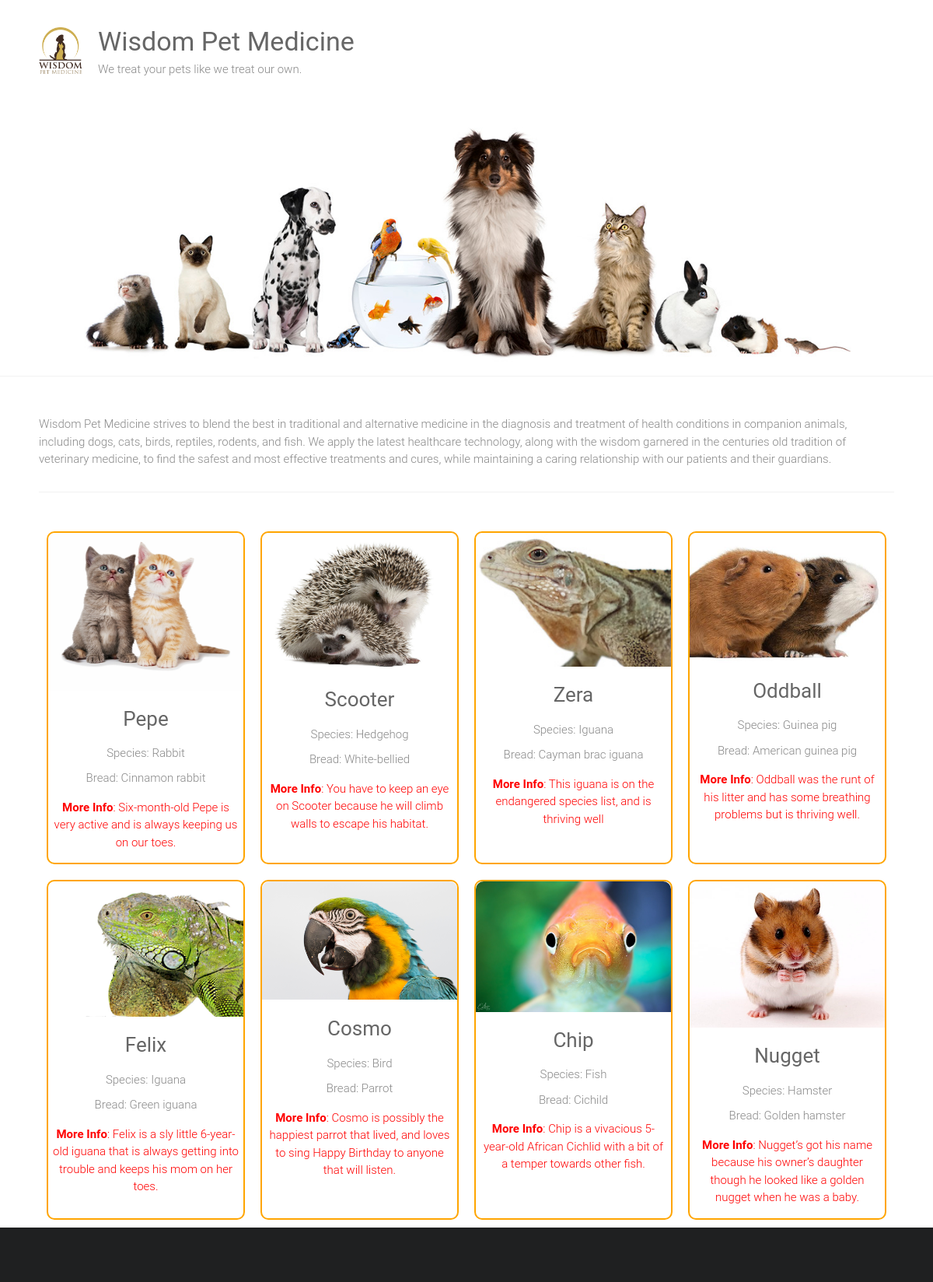
The page / on the database its author committed.
### adoptions/models.py (models this page shows)
class Pet(models.Model):
    SEX_CHOICES = [('M', 'Male'), ('F', 'Female')]
    name = models.CharField(max_length=100)
    submitter = models.CharField(max_length=100)
    species = models.CharField(max_length=30)
    breed = models.CharField(max_length=30, blank=True)
    description = models.TextField()
    sex = models.CharField(choices=SEX_CHOICES, max_length=1, blank=True)
    submission_date = models.DateTimeField()
    age = models.IntegerField(null=True)
    vaccinations = models.ManyToManyField('Vaccine', blank=True)
    image = models.ImageField(upload_to='pet_image', blank=True, default='defaultPetPic.png')

### adoptions/views.py (the view)
# urls.py: url(r'^$', views.home, name='home'),
def home(request):
    pets = Pet.objects.all()
    return render(request, 'home.html', {'pets': pets})

### adoptions/templates/home.html
{% extends "base.html" %}
{% load static %}
{% block content %}
<ul class="list">
    {% for pet in pets %}
    <li class="list-item">
        <div class="list-content">
                {% if pet.image %}
                    <img src="{{ pet.image.url }}" alt="petImage" width="120" height="120">
                {% else %}
                    <img src="{% static 'images/defaultPetPic.png' %}" alt="Default-pet-Image" width="120" height="120">
                {% endif %}
                    <div class="petname">
                        <a href="{% url 'pet_detail' pet.id %}">
                            <h3>{{pet.name|capfirst}}</h3>
                        </a>
                        <p>Species: {{ pet.species }}</p>
                        {% if pet.breed %}
                            <p>Bread: {{pet.breed }}</p>
                        {% endif %}
                        <p class="moreInfo">  <strong>More Info</strong>: {{pet.description }}</p>
                    </div>
        </div>
    </li>
    {% endfor %}
</ul>
{%  endblock %}

### adoptions/templates/base.html (shortened to what this page needs)
{% load static %}
{% load staticfiles %}
<html lang="en-US">
    <head>
        <link rel="stylesheet" id="ample-style-css" href="{% static 'style.css' %}" type="text/css" media="all">
        <link rel="stylesheet"  href="{% static 'grid_Cards.css' %}" type="text/css" media="all">
    </head>
    <body class="wide">
        <div id="page" class="hfeed site">
            <header>
                <div class="header">
                    <div class="main-head-wrap inner-wrap clearfix">
                        <div id="header-logo-image">
                            <a href="/">
                                <img src="{% static 'images/logo.png' %}" alt="Wisdom Pet Medicine">
                            </a>
                        </div>
                        <div id="header-text" class="">
                            <h1 id="site-title">
                                <a href="/" title="Wisdom Pet Medicine" rel="home">Wisdom Pet Medicine</a>
                            </h1>
                            <p>We treat your pets like we treat our own.</p>
                        </div>
                    </div>
                    <img src="{% static 'images/header.jpg' %}" alt="Wisdom Pet Medicine">
                </div>
            </header>
            <div class="main-wrapper">
                <div class="single-page clearfix">
                    <div class="inner-wrap">
                        <p>Wisdom Pet Medicine strives to blend the best in traditional and alternative medicine in the diagnosis and treatment of health conditions in companion animals, including dogs, cats, birds, reptiles, rodents, and fish. We apply the latest healthcare technology, along with the wisdom garnered in the centuries old tradition of veterinary medicine, to find the safest and most effective treatments and cures, while maintaining a caring relationship with our patients and their guardians.</p>
                        <hr>
                        <div>
                            {% block content %}
                            {% endblock %}
                        </div>
                    </div>
                </div>
            </div>
            <footer id="colophon">
            </footer>
        </div>
    </body>
</html>

### static/style.css (style rules this page uses)
html, body, div, span, applet, object, iframe, h1, h2, h3, h4, h5, h6, p, blockquote, pre, a, abbr, acronym, address, big, cite, code, del, dfn, em, font, ins, kbd, q, s, samp, small, strike, strong, sub, sup, tt, var, dl, dt, dd, ol, ul, li, fieldset, form, label, legend, table, caption, tbody, tfoot, thead, tr, th, td { border: 0; font: inherit; font-size: 100%; font-style: inherit; font-weight: inherit; margin: 0; outline: 0; padding: 0; vertical-align: baseline; }
html { display: flex; flex-wrap: wrap; overflow-y: scroll; -webkit-text-size-adjust: 100%; -ms-text-size-adjust: 100%; }
article, aside, details, figcaption, figure, footer, header, main, nav, section { display: block; }
h1, h2, h3, h4, h5, h6 { color: #666666; line-height: 1.4; padding-bottom: 15px; font-weight: normal; }
h1 { font-size: 30px; }
h3 { font-size: 26px; }
body, button, input, select, textarea { color: #888888; font-size: 15px; line-height: 1.5; font-family: 'Roboto', sans-serif; font-weight: 300; }
p { color: #888888; font-size: 15px; line-height: 1.5; margin-bottom: 15px; font-weight: 300; }
ul, ol { list-style: none; }
body { background: #f2f2f2; }
strong { font-weight: bold; }
hr { border-color: #f2f2f2; border-style: solid none none; border-width: 1px 0 0; height: 0; margin: 30px 0; }
a { color: #80abc8; text-decoration: none; -webkit-transition: 0.25s ease-in-out; -moz-transition: 0.25s ease-in-out; transition: 0.25s ease-in-out; -ms-transition: 0.25s ease-in-out; -o-transition: 0.25s ease-in-out; }
img { max-width: 100%; height: auto; vertical-align: top; margin-bottom: 18px; }
a img { border: 0; }
.clearfix:after { visibility: hidden; display: block; font-size: 0; content: " "; clear: both; height: 0; }
.clearfix { display: inline-block; }
.clearfix { display: block; }
body { padding-top: 30px; padding-bottom: 30px; }
body.wide { padding-top: 0; padding-bottom: 0; }
#page { background-color: #ffffff; margin: 0 auto; max-width: 1180px; box-shadow: 0 1px 2px 0 rgba(0, 0, 0, 0.1); }
.wide #page { max-width: 100%; }
.inner-wrap { max-width: 1100px; margin: 0 auto; }
.main-head-wrap { padding: 30px 0; }
.header { border-bottom: 1px solid #f2f2f2; }
#header-logo-image { float: left; padding: 5px 20px 5px 0; max-width: 100%; }
#header-logo-image img { margin-bottom: 0px; max-height: 60px; height: auto; width: auto; }
#header-text { float: left; padding-right: 20px; }
#site-title { padding-bottom: 0; }
#site-title a { color: #666666; font-size: 34px; }
.single-page { margin-top: 50px; }
.single-page p { margin-bottom: 10px; }
#colophon { font-size: 14px; clear: both; color: #777; background-color: #1f2021; overflow: hidden; padding: 50px 0 20px; }
#colophon, #colophon p { font-size: 14px; line-height: 1.4; }

### static/grid_Cards.css (style rules this page uses)
* { box-sizing: border-box; }
.list { display: flex; flex-wrap: wrap; border-radius: 10px; padding: 0; margin-top: 20px; margin-top: 40px; }
.list-item { display: flex; width: 100%; margin: 60px; border-radius: 10px; flex: 1 0 250px; padding:0; }
.list-content { display: flex; flex-direction: column; border-radius: 10px; width: 100%; margin:10px; border: 2px solid orange; }
.list-content p { flex: 1 0 auto; text-align:center; }
.list > ul, .list > li { margin: 0; padding: 0; list-style: none; }
.list-content > img { width: 100%; border-top-left-radius: 10px; border-top-right-radius: 10px; opacity:1; transition: transform 0.2s ease opacity 0.5s ease; }
.petname { text-align:center; }
.moreInfo { padding: 5px; color:red; }
@media all and (min-width: 600px) { .list-item { width: 53.33%; } }
@media all and (min-width: 900px) { .list-item { width: 16.66%; } }

### rows shown on the page
Pet: image (picture), name "Pepe", species "Rabbit", breed "Cinnamon rabbit", description "Six-month-old Pepe is very active and is always keeping us on our toes."
Pet: image (picture), name "Scooter", species "Hedgehog", breed "White-bellied", description "You have to keep an eye on Scooter because he will climb walls to escape his habitat."
Pet: image (picture), name "Zera", species "Iguana", breed "Cayman brac iguana", description "This iguana is on the endangered species list, and is thriving well"
Pet: image (picture), name "Oddball", species "Guinea pig", breed "American guinea pig", description "Oddball was the runt of his litter and has some breathing problems but is thriving well."
Pet: image (picture), name "Felix", species "Iguana", breed "Green iguana", description "Felix is a sly little 6-year-old iguana that is always getting into trouble and keeps his mom on her toes."
Pet: image (picture), name "Cosmo", species "Bird", breed "Parrot", description "Cosmo is possibly the happiest parrot that lived, and loves to sing Happy Birthday to anyone that will listen."
Pet: image (picture), name "Chip", species "Fish", breed "Cichild", description "Chip is a vivacious 5-year-old African Cichlid with a bit of a temper towards other fish."
Pet: image (picture), name "Nugget", species "Hamster", breed "Golden hamster", description "Nugget’s got his name because his owner’s daughter though he looked like a golden nugget when he was a baby."
